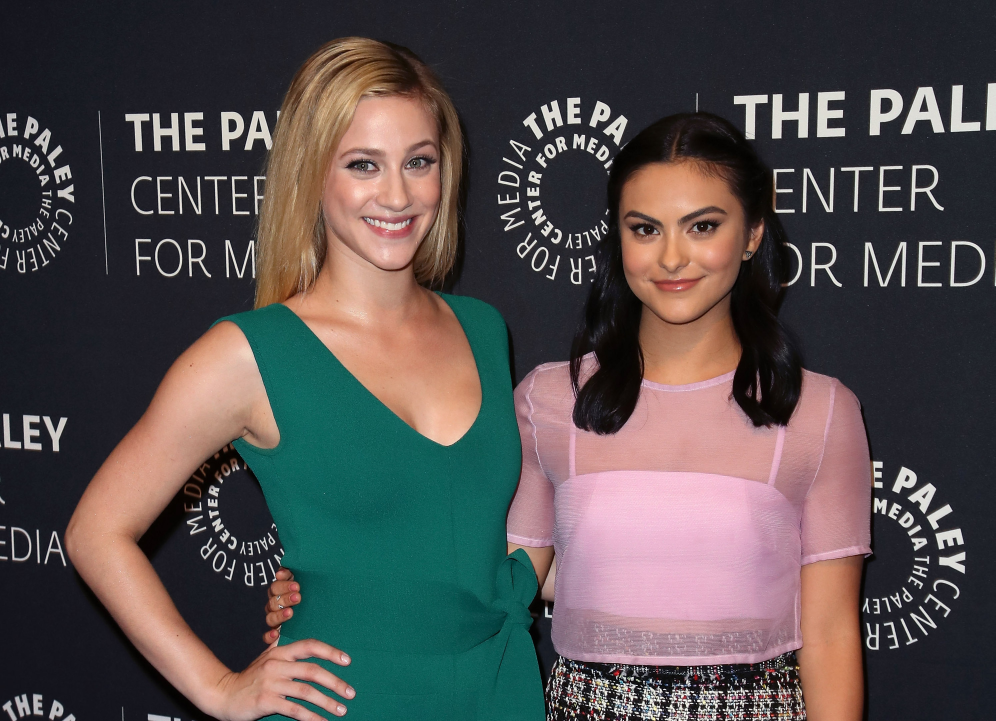
#> input picture IEEE_ML_TASK1/faceswapimage.jpeg, 2986 x 2163 px, found by its file name (shown at 1/3 size)
$ python faceswapping.py
#> lines starting #> are read from the running program, lines starting #| are printed output that depends on the picture
import numpy as np
import cv2
import matplotlib.pyplot as plt
img=cv2.imread('/Users/arusharaj/Downloads/faceswapimage.jpeg' , cv2.IMREAD_COLOR)
#> img is the input picture: shape (2163, 2986, 3); mean B, G, R 78, 78.4, 84.5
img1=cv2.imread('/Users/arusharaj/Downloads/faceswapimage copy.jpeg', cv2.IMREAD_COLOR)

lilis_face= img[320:787, 918:1303]
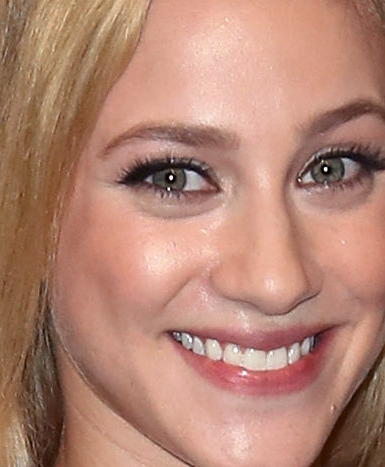
#> lilis_face: shape (467, 385, 3); mean B, G, R 115.3, 132.8, 179.7
img[498:965, 1827:2212]= lilis_face
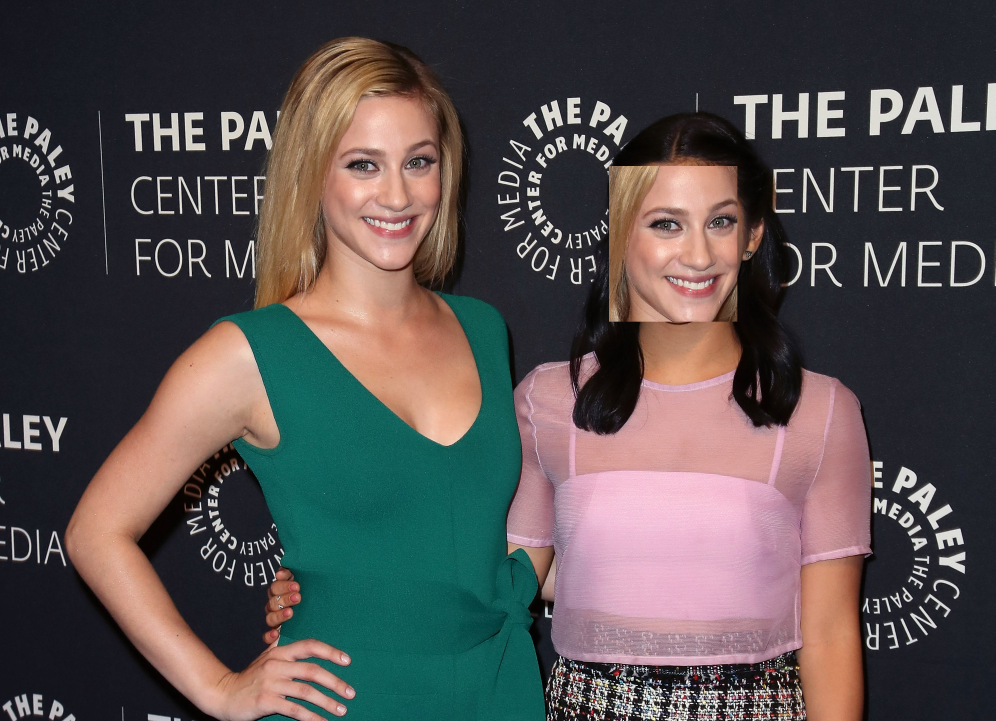
#> img: shape (2163, 2986, 3) (shown at 1/3 size); mean B, G, R 79, 79.3, 85.4
x_offset=800
y_offset= 300
#> (the run stopped early here; a loop or call above may not have finished)
